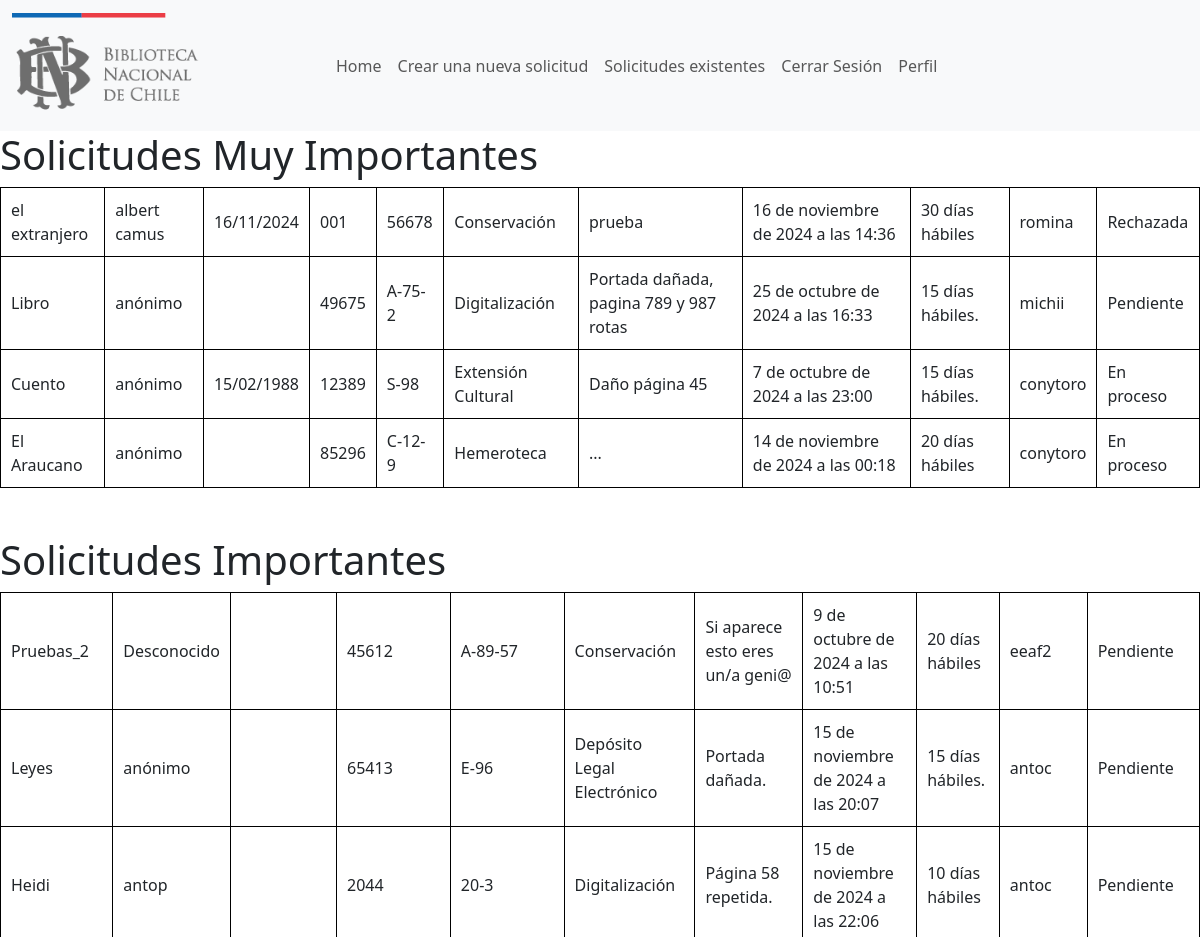
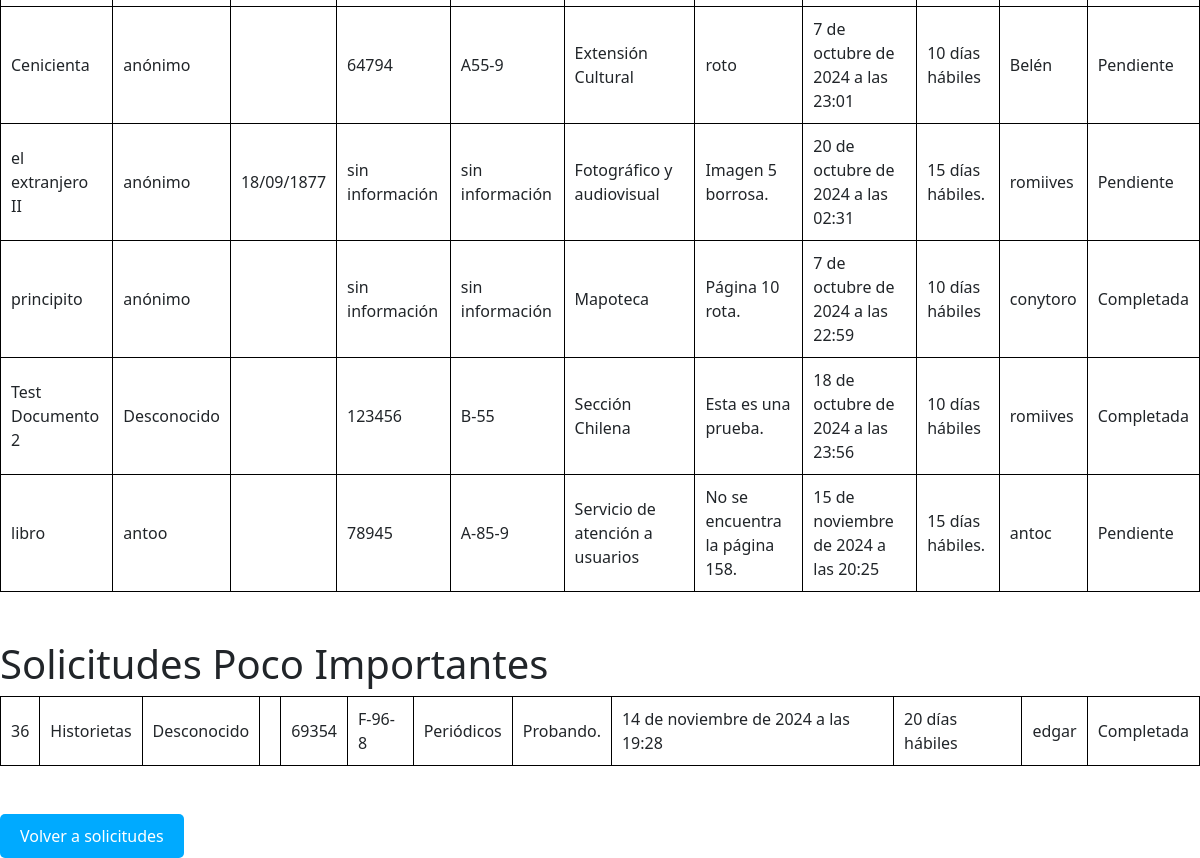
Screenshot of /solicitudes_existentes/prioridades (signed in) with the database file from the repository (2 pictures, top to bottom).
### Cuentas/models.py (models this page shows, shortened)
class Solicitudes(models.Model):
    ESTADOS = [
        ('Pendiente','Pendiente'),
        ('En proceso','En proceso'),
        ('Completada','Completada'),
        ('Rechazada','Rechazada')
    ]
    DEPARTAMENTOS = [
        ("placeholder","Seleccionar"),
        ("Extensión Cultural","Extensión Cultural"),
        ("Servicio de atención a usuarios","Servicio de atención a usuarios"),
        ("Conservación","Conservación"),
        ("Digitalización","Digitalización"),
        ("Depósito Legal","Depósito Legal"),
        ("Adquisiciones Bibliográficas","Adquisiciones Bibliográficas"),
        ("Depósito Legal Electrónico","Depósito Legal Electrónico"),
        ("Mapoteca","Mapoteca"),
        ("Láminas y estampas","Láminas y estampas"),
        ("Fotográfico y audiovisual","Fotográfico y audiovisual"),
        ("Periódicos","Periódicos"),
        ("Hemeroteca","Hemeroteca"),
        ("Fondo General","Fondo General"),
        ("Sección Chilena","Sección Chilena")
        ]
    Prioridad=[
        ("Muy Importante","Muy Importante"),
        ("Importante","Importante"),
        ("Poco Importante","Poco Importante")
    ]
    documento = models.CharField(max_length=100)
    autor = models.CharField(max_length=60,blank=True)
    fecha_publicación = models.CharField(max_length=20,blank=True)
    número_de_sistema = models.CharField(max_length=20,blank=True)
    ubicación = models.CharField(max_length=20,blank=True)
    departamento = models.CharField(max_length=60, choices=DEPARTAMENTOS,default="placeholder")
    nota = models.TextField(blank=True)
    fecha = models.DateTimeField(auto_now_add=True)
    plazo = models.CharField(max_length=20, blank=True)
    funcionario = models.CharField(max_length=60)
    estado = models.CharField(max_length=20, choices=ESTADOS, default='pendiente')
    prioridad= models.CharField(max_length=120, choices=Prioridad, default="Importante")
    class Meta:
        ordering = ['-fecha']  # Ordena por fecha de manera ascendente
        ordering = ['departamento']

### Cuentas/views.py (the view)
# urls.py: path("solicitudes_existentes/prioridades", views.prioridades, name="Prioridad"),
def prioridades(request):
    soli_MI= Solicitudes.objects.filter(prioridad="Muy Importante")
    soli_I= Solicitudes.objects.filter(prioridad="Importante")
    soli_PI= Solicitudes.objects.filter(prioridad="Poco Importante")
    return render(request,"prioridad.html", {
        "MI":soli_MI,
        "I":soli_I,
        "PI":soli_PI
    })

### Cuentas/templates/prioridad.html (shortened to what this page needs)
{% extends "master.html" %}
{% block content %}
<body>
    <h1>Solicitudes Muy Importantes</h1>
    <table>
        <tbody>
            {% for x in MI %}
                <tr>
                    <td>{{ x.documento }}</td>
                    <td>{{ x.autor }}</td>
                    <td>{{ x.fecha_publicación }}</td>
                    <td>{{ x.número_de_sistema }}</td>
                    <td>{{ x.ubicación }}</td>
                    <td>{{ x.departamento }}</td>
                    <td>{{ x.nota }}</td>
                    <td>{{ x.fecha }}</td>
                    <td>{{ x.plazo }}</td>
                    <td>{{ x.funcionario }}</td>
                    <td>{{ x.estado }}</a></td>
                </tr>
            {% empty %}
                <tr>
                    <td colspan="7">No hay solicitudes.</td>
                </tr>
            {% endfor %}
        </tbody>
    </table>
    <br>
    <br>
    <h1>Solicitudes Importantes</h1>
    <table>
        <tbody>
            {% for x in I %}
                <tr>
                    <td>{{ x.documento }}</td>
                    <td>{{ x.autor }}</td>
                    <td>{{ x.fecha_publicación }}</td>
                    <td>{{ x.número_de_sistema }}</td>
                    <td>{{ x.ubicación }}</td>
                    <td>{{ x.departamento }}</td>
                    <td>{{ x.nota }}</td>
                    <td>{{ x.fecha }}</td>
                    <td>{{ x.plazo }}</td>
                    <td>{{ x.funcionario }}</td>
                    <td>{{ x.estado }}</a></td>
                </tr>
            {% empty %}
                <tr>
                    <td colspan="7">No hay solicitudes.</td>
                </tr>
            {% endfor %}
        </tbody>
    </table>
    <br>
    <br>
    <h1>Solicitudes Poco Importantes</h1>
    <table>
        <tbody>
            {% for x in PI %}
                <tr>
                    <td>{{ x.id }}</td>
                    <td>{{ x.documento }}</td>
                    <td>{{ x.autor }}</td>
                    <td>{{ x.fecha_publicación }}</td>
                    <td>{{ x.número_de_sistema }}</td>
                    <td>{{ x.ubicación }}</td>
                    <td>{{ x.departamento }}</td>
                    <td>{{ x.nota }}</td>
                    <td>{{ x.fecha }}</td>
                    <td>{{ x.plazo }}</td>
                    <td>{{ x.funcionario }}</td>
                    <td>{{ x.estado }}</a></td>
                </tr>
            {% empty %}
                <tr>
                    <td colspan="7">No hay solicitudes.</td>
                </tr>
            {% endfor %}
        </tbody>
    </table>
    <br>
    <br>
    <a href="/solicitudes_existentes">
        <button style="background-color: #00aaff; color: white; border: none; padding: 10px 20px; border-radius: 5px; cursor: pointer;">
            Volver a solicitudes
        </button>
    </a>
</body>
{% endblock %}

### Cuentas/templates/prioridad.html (style rules this page uses)
table { width: 100%; border-collapse: collapse; }
table, th, td { border: 1px solid black; }
th, td { padding: 10px; text-align: left; }

### rows the page displays
Solicitudes: documento "el extranjero", autor "albert camus", fecha_publicación "16/11/2024", número_de_sistema "001", ubicación "56678", departamento "Conservación", nota "prueba", fecha "16 de noviembre de 2024 a las 14:36", plazo "30 días hábiles", funcionario "romina", estado "Rechazada"
Solicitudes: documento "Libro", autor "anónimo", número_de_sistema "49675", ubicación "A-75-2", departamento "Digitalización", nota "Portada dañada, pagina 789 y 987 rotas", fecha "25 de octubre de 2024 a las 16:33", plazo "15 días hábiles.", funcionario "michii", estado "Pendiente"
Solicitudes: documento "Cuento", autor "anónimo", fecha_publicación "15/02/1988", número_de_sistema "12389", ubicación "S-98", departamento "Extensión Cultural", nota "Daño página 45", fecha "7 de octubre de 2024 a las 23:00", plazo "15 días hábiles.", funcionario "conytoro", estado "En proceso"
Solicitudes: documento "El Araucano", autor "anónimo", número_de_sistema "85296", ubicación "C-12-9", departamento "Hemeroteca", nota "...", fecha "14 de noviembre de 2024 a las 00:18", plazo "20 días hábiles", funcionario "conytoro", estado "En proceso"
Solicitudes: documento "Pruebas_2", autor "Desconocido", número_de_sistema "45612", ubicación "A-89-57", departamento "Conservación", nota "Si aparece esto eres un/a geni@", fecha "9 de octubre de 2024 a las 10:51", plazo "20 días hábiles", funcionario "eeaf2", estado "Pendiente"
Solicitudes: documento "Leyes", autor "anónimo", número_de_sistema "65413", ubicación "E-96", departamento "Depósito Legal Electrónico", nota "Portada dañada.", fecha "15 de noviembre de 2024 a las 20:07", plazo "15 días hábiles.", funcionario "antoc", estado "Pendiente"
Solicitudes: documento "Heidi", autor "antop", número_de_sistema "2044", ubicación "20-3", departamento "Digitalización", nota "Página 58 repetida.", fecha "15 de noviembre de 2024 a las 22:06", plazo "10 días hábiles", funcionario "antoc", estado "Pendiente"
Solicitudes: documento "Cenicienta", autor "anónimo", número_de_sistema "64794", ubicación "A55-9", departamento "Extensión Cultural", nota "roto", fecha "7 de octubre de 2024 a las 23:01", plazo "10 días hábiles", funcionario "Belén", estado "Pendiente"
Solicitudes: documento "el extranjero II", autor "anónimo", fecha_publicación "18/09/1877", número_de_sistema "sin información", ubicación "sin información", departamento "Fotográfico y audiovisual", nota "Imagen 5 borrosa.", fecha "20 de octubre de 2024 a las 02:31", plazo "15 días hábiles.", funcionario "romiives", estado "Pendiente"
Solicitudes: documento "principito", autor "anónimo", número_de_sistema "sin información", ubicación "sin información", departamento "Mapoteca", nota "Página 10 rota.", fecha "7 de octubre de 2024 a las 22:59", plazo "10 días hábiles", funcionario "conytoro", estado "Completada"
Solicitudes: documento "Test Documento 2", autor "Desconocido", número_de_sistema "123456", ubicación "B-55", departamento "Sección Chilena", nota "Esta es una prueba.", fecha "18 de octubre de 2024 a las 23:56", plazo "10 días hábiles", funcionario "romiives", estado "Completada"
Solicitudes: documento "libro", autor "antoo", número_de_sistema "78945", ubicación "A-85-9", departamento "Servicio de atención a usuarios", nota "No se encuentra la página 158.", fecha "15 de noviembre de 2024 a las 20:25", plazo "15 días hábiles.", funcionario "antoc", estado "Pendiente"
Solicitudes: id "36", documento "Historietas", autor "Desconocido", número_de_sistema "69354", ubicación "F-96-8", departamento "Periódicos", nota "Probando.", fecha "14 de noviembre de 2024 a las 19:28", plazo "20 días hábiles", funcionario "edgar", estado "Completada"
